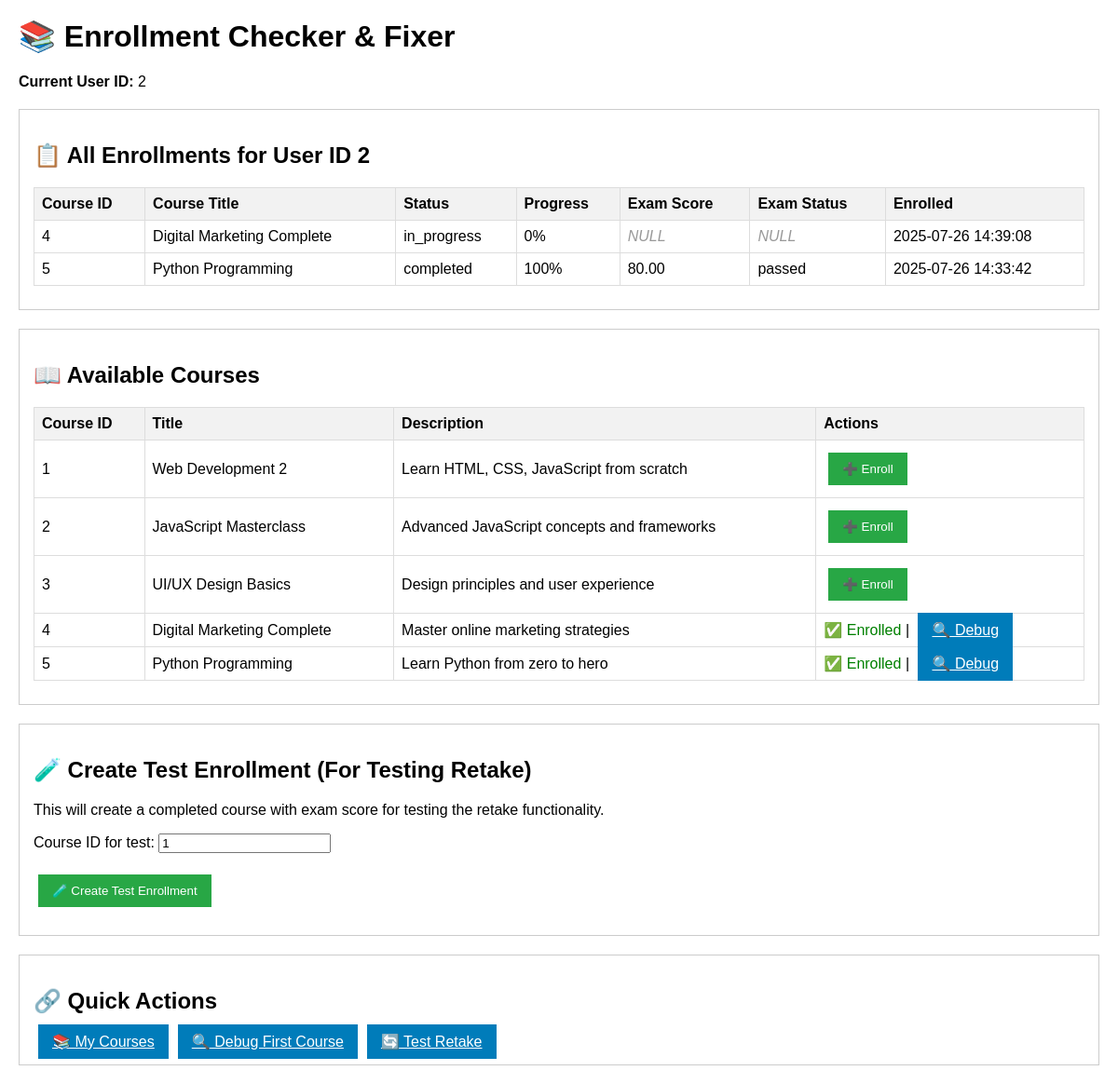
Screenshot of /enrollement-checker.php (signed in) with the database file from the repository.
### tables this page shows
CREATE TABLE `course_enrollments` (
  `id` int(11) NOT NULL,
  `user_id` int(11) NOT NULL,
  `course_id` int(11) NOT NULL,
  `status` enum('in_progress','completed','failed','dropped') DEFAULT 'in_progress',
  `progress_percentage` int(11) DEFAULT 0,
  `enrolled_at` datetime DEFAULT current_timestamp(),
  `last_accessed` datetime DEFAULT NULL,
  `completion_date` datetime DEFAULT NULL,
  `time_spent` int(11) DEFAULT 0,
  `exam_score` decimal(5,2) DEFAULT NULL,
  `exam_status` varchar(20) DEFAULT NULL
);

CREATE TABLE `course_list` (
  `id` int(11) NOT NULL,
  `teacher_id` int(11) DEFAULT 1,
  `category_id` int(11) DEFAULT 1,
  `title` varchar(200) NOT NULL,
  `description` text DEFAULT NULL,
  `price` decimal(10,2) DEFAULT 0.00,
  `duration_hours` int(11) DEFAULT 0,
  `level` enum('beginner','intermediate','advanced') DEFAULT 'beginner',
  `thumbnail` varchar(255) DEFAULT NULL,
  `status` varchar(20) DEFAULT 'active',
  `created_at` timestamp NOT NULL DEFAULT current_timestamp(),
  `curriculum` text DEFAULT NULL,
  `overview` text DEFAULT NULL
);

### enrollement-checker.php (the view, shortened to what this page needs)
<?php
$user_id = $_SESSION['user_id'];
try {
    $pdo = getDbConnection();
    echo "<h1>📚 Enrollment Checker & Fixer</h1>";
    echo "<p><strong>Current User ID:</strong> $user_id</p>";
    echo "<div class='section'>";
    echo "<h2>📋 All Enrollments for User ID $user_id</h2>";
    $stmt = $pdo->prepare("
        SELECT e.*, cl.title as course_title
        FROM course_enrollments e
        LEFT JOIN course_list cl ON e.course_id = cl.id
        WHERE e.user_id = ?
        ORDER BY e.course_id
    ");
    $stmt->execute([$user_id]);
    $enrollments = $stmt->fetchAll(PDO::FETCH_ASSOC);
    if (empty($enrollments)) {
        echo "<div class='warning'>⚠️ No enrollments found for this user!</div>";
    } else {
        echo "<table>";
        echo "<tr><th>Course ID</th><th>Course Title</th><th>Status</th><th>Progress</th><th>Exam Score</th><th>Exam Status</th><th>Enrolled</th></tr>";
        foreach ($enrollments as $enrollment) {
            echo "<tr>";
            echo "<td>" . $enrollment['course_id'] . "</td>";
            echo "<td>" . htmlspecialchars($enrollment['course_title'] ?? 'Unknown') . "</td>";
            echo "<td>" . $enrollment['status'] . "</td>";
            echo "<td>" . $enrollment['progress_percentage'] . "%</td>";
            echo "<td>" . ($enrollment['exam_score'] ?? '<span class="null">NULL</span>') . "</td>";
            echo "<td>" . ($enrollment['exam_status'] ?? '<span class="null">NULL</span>') . "</td>";
            echo "<td>" . $enrollment['enrolled_at'] . "</td>";
            echo "</tr>";
        }
        echo "</table>";
    }
    echo "</div>";
    echo "<div class='section'>";
    echo "<h2>📖 Available Courses</h2>";
    $stmt = $pdo->query("SELECT * FROM course_list ORDER BY id");
    $courses = $stmt->fetchAll(PDO::FETCH_ASSOC);
    if (empty($courses)) {
        echo "<div class='error'>❌ No courses found in course_list table!</div>";
    } else {
        echo "<table>";
        echo "<tr><th>Course ID</th><th>Title</th><th>Description</th><th>Actions</th></tr>";
        foreach ($courses as $course) {
            $isEnrolled = false;
            foreach ($enrollments as $enrollment) {
                if ($enrollment['course_id'] == $course['id']) {
                    $isEnrolled = true;
                    break;
                }
            }
            echo "<tr>";
            echo "<td>" . $course['id'] . "</td>";
            echo "<td>" . htmlspecialchars($course['title']) . "</td>";
            echo "<td>" . htmlspecialchars($course['description'] ?? '') . "</td>";
            echo "<td>";
            if ($isEnrolled) {
                echo "<span style='color: green;'>✅ Enrolled</span> | ";
                echo "<a href='debug-enrollment.php?course_id=" . $course['id'] . "' class='btn'>🔍 Debug</a>";
            } else {
                echo "<form method='POST' style='display: inline;'>";
                echo "<button type='submit' class='btn btn-success'>➕ Enroll</button>";
                echo "</form>";
            }
            echo "</td>";
            echo "</tr>";
        }
        echo "</table>";
    }
    echo "</div>";
    echo "<div class='section'>";
    echo "<h2>🧪 Create Test Enrollment (For Testing Retake)</h2>";
    echo "<p>This will create a completed course with exam score for testing the retake functionality.</p>";
    echo "<form method='POST' style='margin: 10px 0;'>";
    echo "<label>Course ID for test: <input type='number' name='test_course_id' value='1' min='1' required></label><br><br>";
    echo "<button type='submit' name='create_test_enrollment' class='btn btn-success' onclick='return confirm(\"Create/update test enrollment with completed status and 85.5% exam score?\")'>🧪 Create Test Enrollment</button>";
    echo "</form>";
    echo "</div>";
    echo "<div class='section'>";
    echo "<h2>🔗 Quick Actions</h2>";
    echo "<a href='my-courses.php' class='btn'>📚 My Courses</a>";
    if (!empty($enrollments)) {
        $first_course = $enrollments[0]['course_id'];
        echo "<a href='debug-enrollment.php?course_id=$first_course' class='btn'>🔍 Debug First Course</a>";
        echo "<a href='retake-course.php?course_id=$first_course' class='btn'>🔄 Test Retake</a>";
    }
    echo "</div>";
} catch (Exception $e) {
    echo "<div class='error'>💥 Error: " . $e->getMessage() . "</div>";
}
?>

### enrollement-checker.php (style rules this page uses)
table { border-collapse: collapse; width: 100%; margin: 10px 0; }
th, td { border: 1px solid #ddd; padding: 8px; text-align: left; }
th { background-color: #f2f2f2; }
.null { color: #999; font-style: italic; }
.section { margin: 20px 0; padding: 15px; border: 1px solid #ccc; }
.btn { padding: 10px 15px; margin: 5px; background: #007cba; color: white; border: none; cursor: pointer; }
.btn-success { background: #28a745; }

### rows the page displays
course_enrollments: course "4", course_list.title "Digital Marketing Complete", status "in_progress", progress_percentage "0", exam_score "NULL", exam_status "NULL", enrolled_at "2025-07-26 14:39:08"
course_enrollments: course "5", course_list.title "Python Programming", status "completed", progress_percentage "100", exam_score "80.00", exam_status "passed", enrolled_at "2025-07-26 14:33:42"
course_list: id "1", title "Web Development 2", description "Learn HTML, CSS, JavaScript from scratch"
course_list: id "2", title "JavaScript Masterclass", description "Advanced JavaScript concepts and frameworks"
course_list: id "3", title "UI/UX Design Basics", description "Design principles and user experience"
course_list: id "4", title "Digital Marketing Complete", description "Master online marketing strategies"
course_list: id "5", title "Python Programming", description "Learn Python from zero to hero"

### other values shown
$user_id "2"
